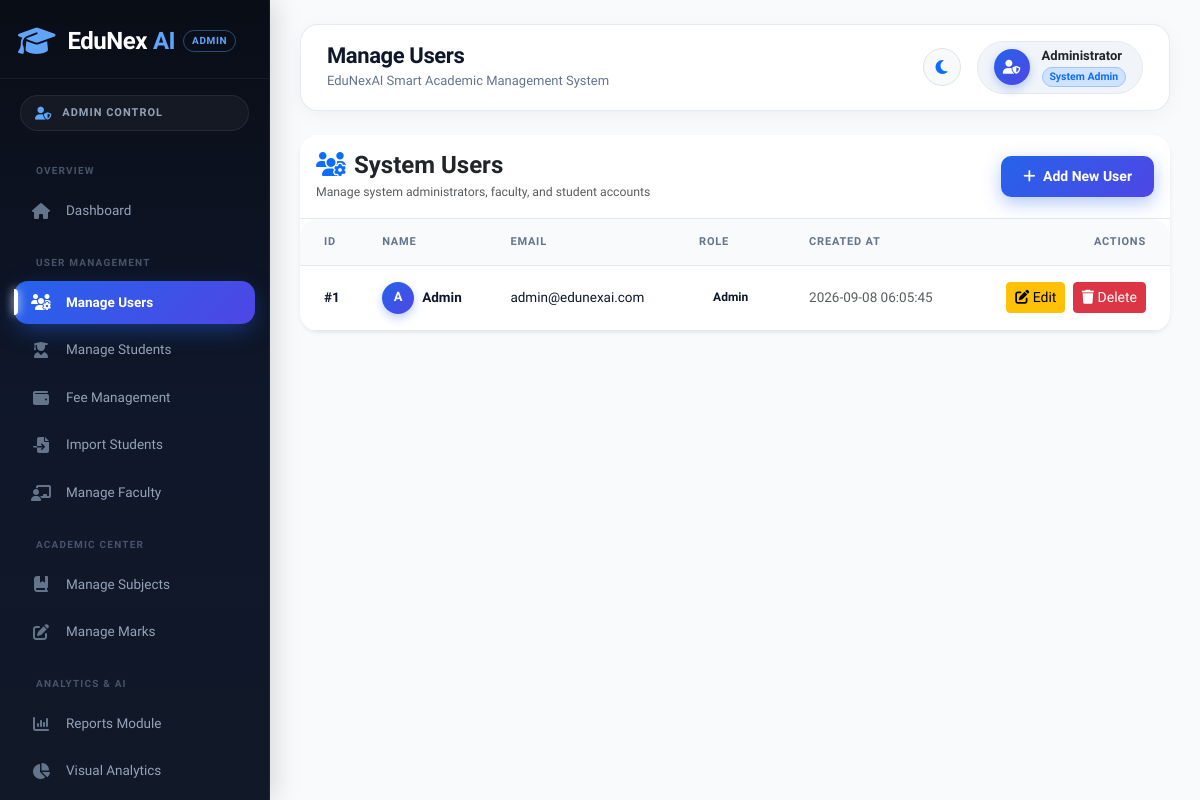
/admin/manage_users.php (signed in), run on the app's committed database.
### tables this page shows
CREATE TABLE users (
    id INT AUTO_INCREMENT PRIMARY KEY,
    name VARCHAR(100) NOT NULL,
    email VARCHAR(100) UNIQUE NOT NULL,
    password VARCHAR(255) NOT NULL,
    role ENUM('admin','faculty','student') NOT NULL,
    enrollment_no VARCHAR(50) UNIQUE DEFAULT NULL,
    first_login TINYINT(1) DEFAULT 0,
    created_at TIMESTAMP DEFAULT CURRENT_TIMESTAMP
);

### admin/manage_users.php (the view, shortened to what this page needs)
<?php
include("../config/db.php");
$query = "SELECT * FROM users ORDER BY id ASC";
$result = mysqli_query($conn, $query);
$page_title = "Manage Users";
?>
<!DOCTYPE html>
<html lang="en">
<head>
    <link href="https://cdn.jsdelivr.net/npm/bootstrap@5.3.3/dist/css/bootstrap.min.css" rel="stylesheet">
    <link rel="stylesheet" href="https://cdnjs.cloudflare.com/ajax/libs/font-awesome/6.7.2/css/all.min.css">
    <link rel="stylesheet" href="../css/dashboard.css">
</head>
<body>
<div class="wrapper">
    <?php include("sidebar.php"); ?>
    <div class="main-content">
        <?php include("header.php"); ?>
        <div class="card shadow-sm border-0">
            <div class="card-header bg-white py-3 card-header-flex">
                <div>
                    <h4 class="mb-0 fw-bold text-dark"><i class="fas fa-users-gear text-primary me-2"></i>System Users</h4>
                    <small class="text-muted">Manage system administrators, faculty, and student accounts</small>
                </div>
                <a href="add_user.php" class="btn btn-primary btn-sm">
                    <i class="fas fa-plus me-1"></i> Add New User
                </a>
            </div>
            <div class="card-body p-0">
                <div class="table-responsive">
                    <table class="table table-hover align-middle mb-0">
                        <thead class="table-light">
                            <tr>
                                <th class="ps-4">ID</th>
                                <th>Name</th>
                                <th>Email</th>
                                <th>Role</th>
                                <th>Created At</th>
                                <th class="text-end pe-4">Actions</th>
                            </tr>
                        </thead>
                        <tbody>
                            <?php
                            if(mysqli_num_rows($result) > 0) {
                                while($row = mysqli_fetch_assoc($result)) {
                                    $role_badge = 'badge-info';
                                    if ($row['role'] == 'admin') $role_badge = 'badge-risk-high';
                                    elseif ($row['role'] == 'faculty') $role_badge = 'badge-warning';
                                    elseif ($row['role'] == 'student') $role_badge = 'badge-pass';
                            ?>
                            <tr>
                                <td class="ps-4 fw-bold">#<?php echo $row['id']; ?></td>
                                <td>
                                    <div class="d-flex align-items-center">
                                        <div class="topbar-avatar me-2" style="width:32px; height:32px; font-size:13px;">
                                            <?php echo strtoupper(substr($row['name'], 0, 1)); ?>
                                        </div>
                                        <span class="fw-semibold"><?php echo htmlspecialchars($row['name']); ?></span>
                                    </div>
                                </td>
                                <td><?php echo htmlspecialchars($row['email']); ?></td>
                                <td><span class="badge-status <?php echo $role_badge; ?>"><?php echo ucfirst(htmlspecialchars($row['role'])); ?></span></td>
                                <td class="text-muted small"><?php echo htmlspecialchars($row['created_at']); ?></td>
                                <td class="text-end pe-4">
                                    <a href="edit_user.php?id=<?php echo $row['id']; ?>" class="btn btn-warning btn-sm me-1">
                                        <i class="fas fa-edit"></i> Edit
                                    </a>
                                    <a href="delete_user.php?id=<?php echo $row['id']; ?>" class="btn btn-danger btn-sm" onclick="return confirm('Are you sure you want to delete this user?')">
                                        <i class="fas fa-trash"></i> Delete
                                    </a>
                                </td>
                            </tr>
                            <?php
                                }
                            } ?>
                        </tbody>
                    </table>
                </div>
            </div>
        </div>
    </div>
</div>
</body>
</html>

### admin/sidebar.php (shortened to what this page needs)
<?php
$current_page = basename($_SERVER['PHP_SELF']);
$nav_groups = [
    [
        "title" => "Overview",
        "items" => [
            ["file" => "dashboard.php", "icon" => "fa-house", "label" => "Dashboard"]
        ]
    ],
    [
        "title" => "User Management",
        "items" => [
            ["file" => "manage_users.php", "icon" => "fa-users-gear", "label" => "Manage Users"],
            ["file" => "manage_students.php", "icon" => "fa-user-graduate", "label" => "Manage Students"],
            ["file" => "manage_fees.php", "icon" => "fa-wallet", "label" => "Fee Management"],
            ["file" => "import_students.php", "icon" => "fa-file-import", "label" => "Import Students"],
            ["file" => "manage_faculty.php", "icon" => "fa-chalkboard-user", "label" => "Manage Faculty"]
        ]
    ],
    [
        "title" => "Academic Center",
        "items" => [
            ["file" => "manage_subjects.php", "icon" => "fa-book-bookmark", "label" => "Manage Subjects"],
            ["file" => "manage_marks.php", "icon" => "fa-pen-to-square", "label" => "Manage Marks"]
        ]
    ],
    [
        "title" => "Analytics & AI",
        "items" => [
            ["file" => "manage_reports.php", "icon" => "fa-chart-column", "label" => "Reports Module"],
            ["file" => "analytics.php", "icon" => "fa-chart-pie", "label" => "Visual Analytics"],
            ["file" => "ai_predictions.php", "icon" => "fa-brain", "label" => "AI Risk Predictions"]
        ]
    ],
    [
        "title" => "Account",
        "items" => [
            ["file" => "profile.php", "icon" => "fa-user-shield", "label" => "Admin Profile"]
        ]
    ]
];
?>
<div class="sidebar">
    <div class="sidebar-brand-wrapper">
        <a href="dashboard.php" class="sidebar-brand">
            <div class="brand-icon-box">
                <i class="fas fa-graduation-cap"></i>
            </div>
            <div class="brand-title">
                EduNex <span class="ai-text">AI</span>
                <span class="brand-badge">ADMIN</span>
            </div>
        </a>
    </div>
    <div class="sidebar-role-pill">
        <i class="fas fa-user-shield"></i>
        <span>Admin Control</span>
    </div>
    <ul class="sidebar-menu">
        <?php foreach ($nav_groups as $group): ?>
            <li class="sidebar-section-label"><?php echo $group['title']; ?></li>
            <?php foreach ($group['items'] as $item): ?>
                <li>
                    <a href="<?php echo $item['file']; ?>"
                       class="<?php echo ($current_page === $item['file']) ? 'active' : ''; ?>">
                        <i class="fas <?php echo $item['icon']; ?>"></i>
                        <span><?php echo $item['label']; ?></span>
                    </a>
                </li>
            <?php endforeach; ?>
        <?php endforeach; ?>
    </ul>
</div>

### admin/header.php (shortened to what this page needs)
<?php
$page_title = isset($page_title) ? $page_title : "Admin Dashboard";
$admin_name = isset($_SESSION['user_name']) ? $_SESSION['user_name'] : (isset($_SESSION['username']) ? $_SESSION['username'] : "Administrator");
?>
<div class="topbar mb-4">
    <div>
        <h4 class="topbar-title"><?php echo htmlspecialchars($page_title); ?></h4>
        <div class="topbar-subtitle">EduNexAI Smart Academic Management System</div>
    </div>
    <div class="d-flex align-items-center">
        <button id="themeToggleBtn" class="btn btn-light border btn-sm p-2 rounded-circle me-3 theme-toggle-btn" title="Toggle Light/Dark Theme" style="width:38px; height:38px; display:flex; align-items:center; justify-content:center;">
            <i class="fas fa-moon text-primary" id="themeToggleIcon" style="font-size:16px;"></i>
        </button>
        <a href="profile.php" class="topbar-user text-decoration-none" title="Click to View My Profile">
            <div class="topbar-avatar">
                <i class="fas fa-user-shield"></i>
            </div>
            <div class="d-none d-sm-block">
                <span class="d-block text-dark fw-bold" style="line-height:1.2;"><?php echo htmlspecialchars($admin_name); ?></span>
                <small class="badge bg-primary-subtle text-primary border border-primary-subtle rounded-pill">System Admin</small>
            </div>
        </a>
    </div>
</div>

### data on the page
users: id "1", name "A", name "Admin", email "admin@edunexai.com", role "Admin", created_at "2026-09-08 06:05:45"

### other printed values
$group['title'] "OVERVIEW"
$item['label'] "Dashboard"
$group['title'] "USER MANAGEMENT"
$item['label'] "Manage Users"
$item['label'] "Manage Students"
$item['label'] "Fee Management"
$item['label'] "Import Students"
$item['label'] "Manage Faculty"
$group['title'] "ACADEMIC CENTER"
$item['label'] "Manage Subjects"
$item['label'] "Manage Marks"
$group['title'] "ANALYTICS & AI"
$item['label'] "Reports Module"
$item['label'] "Visual Analytics"
$page_title "Manage Users"
